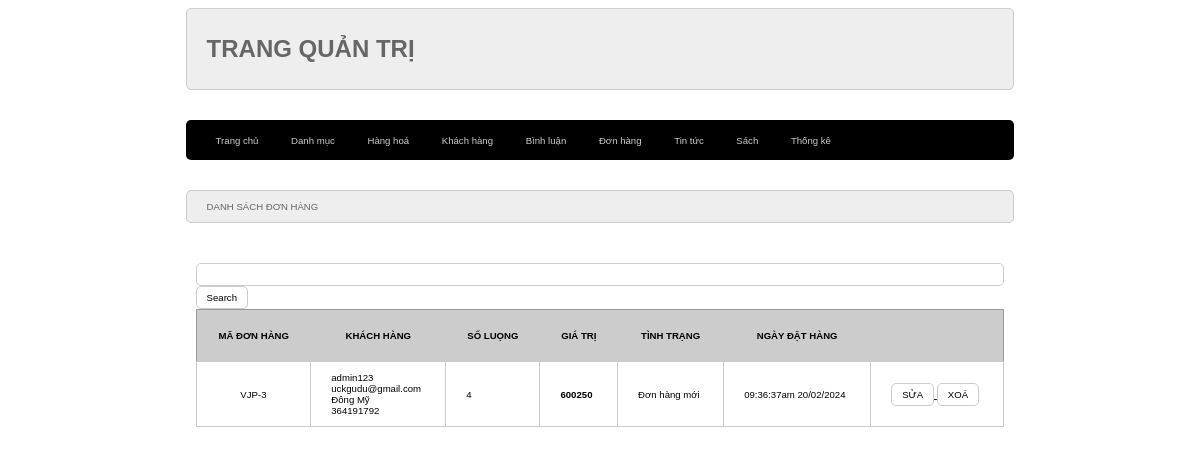
/admin/index.php?act=bill (signed in), run on the app's committed database.
### tables this page shows
CREATE TABLE `bill` (
  `id_bill` int(10) NOT NULL,
  `id_taikhoan` int(10) NOT NULL DEFAULT 0,
  `bill_name` varchar(250) NOT NULL,
  `bill_address` varchar(250) NOT NULL,
  `bill_phonenum` varchar(11) NOT NULL,
  `bill_email` varchar(150) NOT NULL,
  `bill_payment` tinyint(1) NOT NULL DEFAULT 1 COMMENT '1.TT Trực tiếp 2.Chuyển khoản 3.Thanh toán online',
  `ngaydathang` varchar(50) DEFAULT NULL,
  `total` int(11) NOT NULL DEFAULT 0,
  `bill_status` tinyint(1) DEFAULT 0 COMMENT '0.Đơn mới 1.Đang xử lý 2.Đang giao 3.Đã giao',
  `receive_name` varchar(250) DEFAULT NULL,
  `receive_address` varchar(250) DEFAULT NULL,
  `receive_phonenum` varchar(11) DEFAULT NULL
);

### model/pdo.php (called while the page is built, shortened)
<?php
function pdo_get_connection(){
    $dburl = "mysql:host=localhost;dbname=duantest;charset=utf8";
    $username = 'root';
    $password = '';
    $conn = new PDO($dburl, $username, $password);
    $conn->setAttribute(PDO::ATTR_ERRMODE, PDO::ERRMODE_EXCEPTION);
    return $conn;
}
function pdo_query($sql){
    $sql_args = array_slice(func_get_args(), 1);
    try{
        $conn = pdo_get_connection();
        $stmt = $conn->prepare($sql);
        $stmt->execute($sql_args);
        $rows = $stmt->fetchAll();
        return $rows;
    }
    catch(PDOException $e){
        throw $e;
    }
    finally{
        unset($conn);
    }
}

### model/cart.php (called while the page is built, shortened)
<?php
function load_all_list_bill($keyword){
    $sql = "SELECT*FROM bill WHERE 1";
    $listbill = pdo_query($sql);
    return $listbill;
}
function get_ttdonhang($n){
    switch ($n) {
        case '0':
            $tt = 'Đơn hàng mới';
            break;
    }
    return $tt;
}
function load_all_cart_count($id_bill){
    $sql="SELECT * FROM cart WHERE id_bill=".$id_bill;
    $bill = pdo_query($sql);
    return sizeof($bill);
}
?>

### admin/bill/list_bill.php (the view, shortened to what this page needs)
<div class="row">
    <div class="row formtitle margin_bottom">
        DANH SÁCH ĐƠN HÀNG
    </div>
    <div class="row formcontent">
        <div class="row margin_bottom formdsloai">
            <form action="index.php?act=bill" method="post">
                <input type="text" name="keyword" id="">
                <input type="submit" name="listconfirm" value="Search">
            </form>
            <table>
                <tr>
                    <th>MÃ ĐƠN HÀNG</th>
                    <th>KHÁCH HÀNG</th>
                    <th>SỐ LUỌNG</th>
                    <th>GIÁ TRỊ</th>
                    <th>TÌNH TRẠNG</th>
                    <th>NGÀY ĐẶT HÀNG</th>
                    <th></th>
                </tr>
                <?php foreach ($listbill as $checklistbill ) {
                    extract($checklistbill);
                    $khachhang = $checklistbill["bill_name"]. '
                    <br> '.$checklistbill["bill_email"].'
                    <br> '.$checklistbill["bill_address"].'
                    <br> '.$checklistbill["bill_phonenum"].' ';
                    $countsp = load_all_cart_count($checklistbill['id_bill']);
                    $ttdh = get_ttdonhang($checklistbill['bill_status']);
                    $update_bill = "index.php?act=update_bill&id_bill=".$checklistbill['id_bill'];
                    $delete_bill = "index.php?act=delete_bill&id_bill=".$checklistbill['id_bill'];
                    echo '<tr>
                            <td style="text-align: center;">VJP-'.$checklistbill['id_bill'].'</td>
                            <td>'.$khachhang.'</td>
                            <td>'.$countsp.'</td>
                            <td><strong>'.$checklistbill['total'].'</strong></td>
                            <td>'.$ttdh.'</td>
                            <td>'.$checklistbill['ngaydathang'].'</td>
                            <td>
                                <a href="'.$update_bill.'">
                                    <input type="button" value="SỬA">
                                </a>
                                <a href="'.$delete_bill.'">
                                    <input type="button" value="XOÁ">
                                </a>
                            </td>
                        </tr>';
                }?>
            </table>
        </div>
    </div>
</div>

### view/css/style.css (style rules this page uses)
* { box-sizing: border-box; font-family: sans-serif; font-size: 0.8vw; }
.row { float: left; width: 100%; }
.margin_bottom { margin-bottom: 30px; }
.formTaiKhoan input[type="email"], .formTaiKhoan input[type="text"], .formTaiKhoan input[type="password"], .formTaiKhoan input[type="number"], .formcontent input[type="text"] { width: 100%; border: 1px #CCC solid; padding: 5px 10px; border-radius: 5px; }
.formTaiKhoan input[type="submit"], .formTaiKhoan input[type="reset"], .formcontent input[type="submit"], .formcontent input[type="reset"], .formcontent input[type="button"] { border-radius: 5px; padding: 5px 10px; background-color: white; border: 1px #CCC solid; }
.formtitle { background-color: #EEE; border: 1px #CCC solid; color: #666; border-radius: 5px; padding: 10px 20px; }
.formcontent { padding: 10px; }
.formdsloai table { width: 100%; border-collapse: collapse; border: 1px #999 solid; }
.formdsloai table th { background-color: #CCC; padding: 20px; }
.formdsloai table td { padding: 10px 20px; border: 1px #CCC solid; }

### data on the page
bill: id_bill "3", bill_name "admin123", bill_email "uckgudu@gmail.com", bill_address "Đông Mỹ", bill_phonenum "364191792", countsp "4", total "600250", bill_status "Đơn hàng mới", ngaydathang "09:36:37am 20/02/2024"
